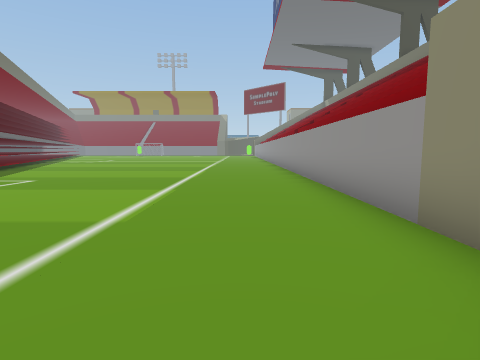
View 1 (above)

14 first-person views from a walk through a 3-D level made in the Unity game engine. The camera is 1.5 m above the floor, tilts 6° down and sees 80° across. The floor is counted in squares, 2 m on a side. Each view is taken from the middle of a square. On the plan, view 1 faces up. The plan holds only what a view shows up to about 10 squares ahead; the rest is blank. The place goes on beyond the plan. The player is left out.

View 2
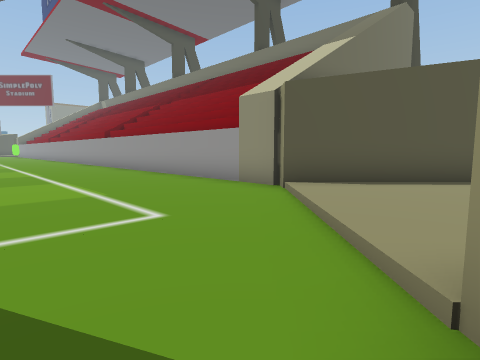

View 3
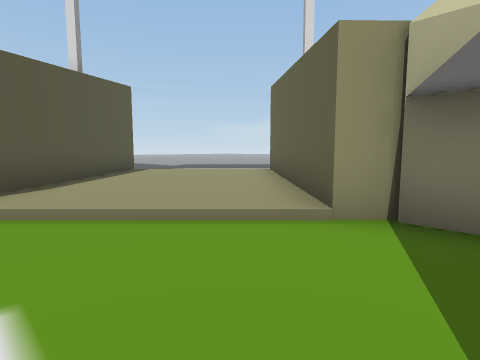

View 4
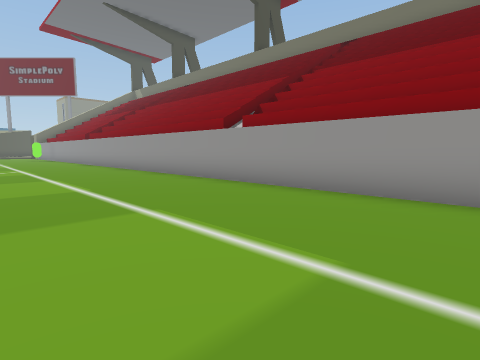

View 5
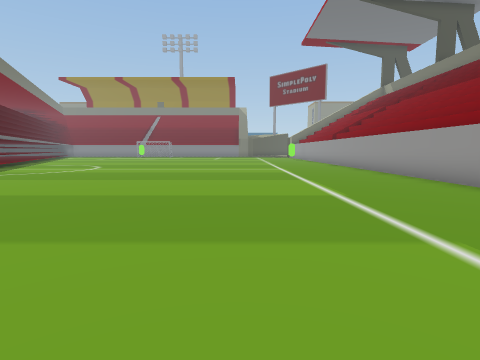

View 6
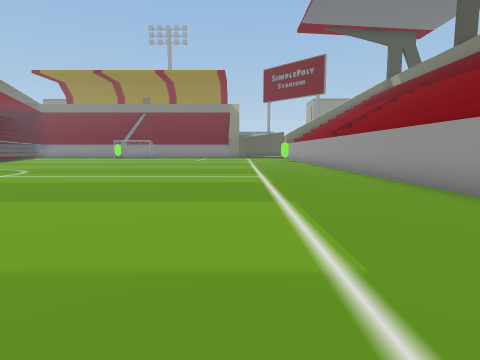

View 7
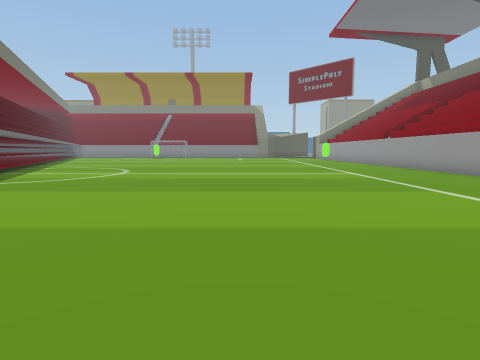

View 8
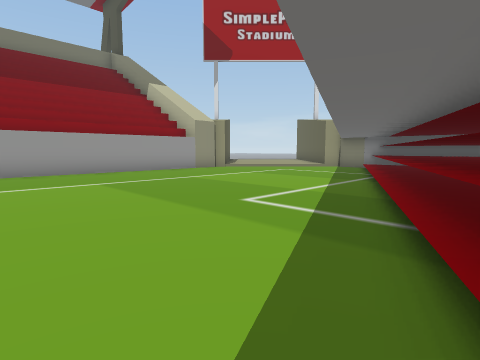

View 9
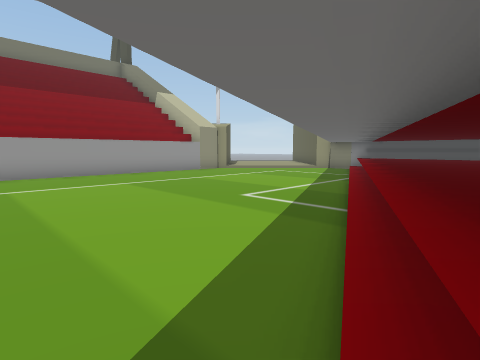

View 10
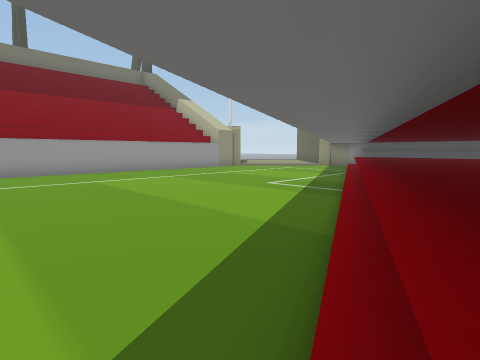

View 11
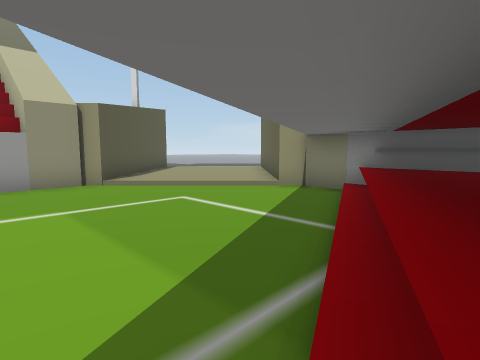

View 12
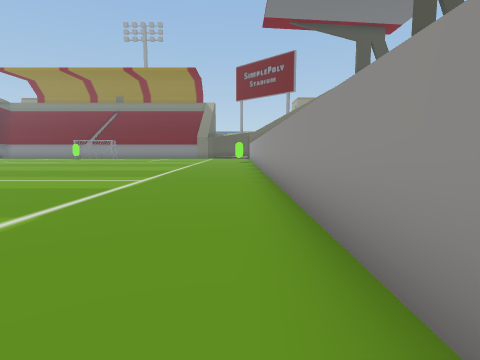

View 13
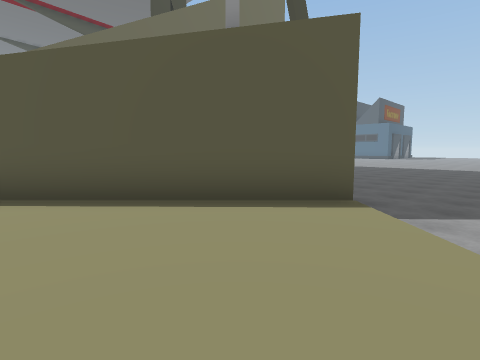

View 14
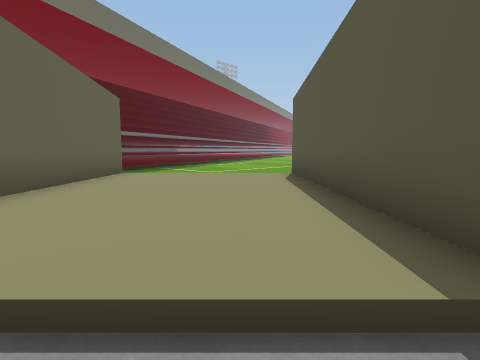

### Floor plan
Key: @ floor where view 1 was taken; # wall or solid block; . main floor; : floor 0.25 m higher than the main floor; / step, stairs or slope.
Columns run from 11 left of view 1 to 14 right of it. Each row starts with its distance up from view 1.
 22     .........#
 21  ............#
 20 .............#
 19 .............#
 18 .............#
 17  ............#
 16  ............#
 15   ...........#
 14   ...........#
 13  :...........#
 12  #...........#
 11  #:..........#
 10  ##..........#
  9  ##..........#
  8  ###.........#
  7   ##.........#
  6   ###........#
  5   ###/.......#
  4   ###/.......#
  3   ####.......#
  2   #####......#
  1   ##### ..../##
  0    ####....@::##
 -1    #####../::::##     ..
 -2     ####..#:::::## ......
 -3        ####::::::#........
 -4           ##::::/.........
 -5            ##::/....

Positions as (right, up) in squares from view 1, and headings:
1: (0, 0), facing up
2: (-3, -2), facing up-right
3: (-3, 1), facing down-right
4: (-3, 7), facing up-right
5: (-3, 8), facing up
6: (-2, 11), facing up
7: (-5, 10), facing up
8: (-8, 10), facing down-right
9: (-9, 11), facing down-right
10: (-10, 13), facing down-right
11: (-6, 4), facing down-right
12: (1, 12), facing up
13: (2, -5), facing up-right
14: (6, -5), facing up-left
